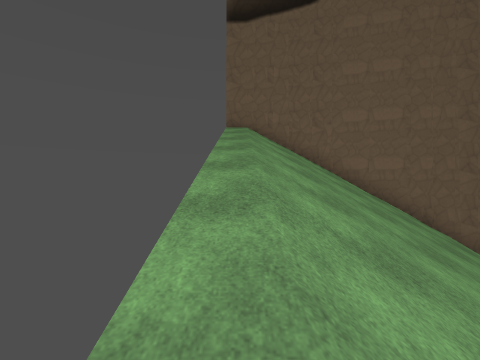
View 1 (above)

15 first-person views from a walk through a level from a Godot 3-D game. The camera is 1.5 m above the floor, looks level and sees 85° across. The floor is counted in squares, 1.8 m on a side. Each view is taken from the middle of a square. On the plan, view 1 faces up. The plan holds only what a view shows up to about 10 squares ahead; the rest is blank. The place goes on beyond the plan. Surface patterns are stand-ins for the level's own textures.

View 2
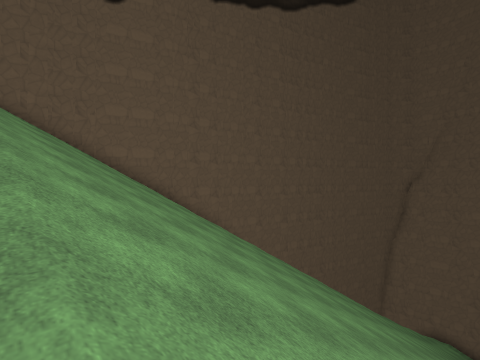

View 3
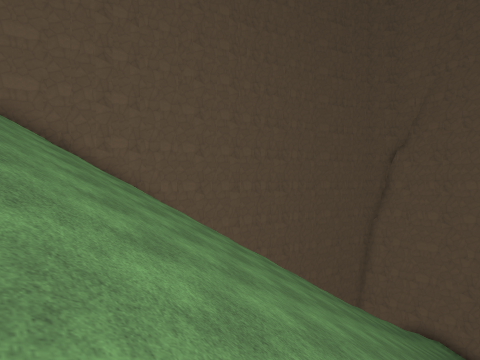

View 4
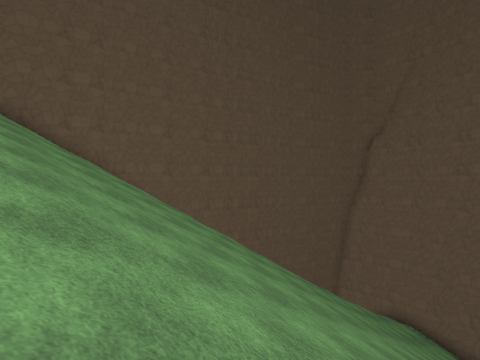

View 5
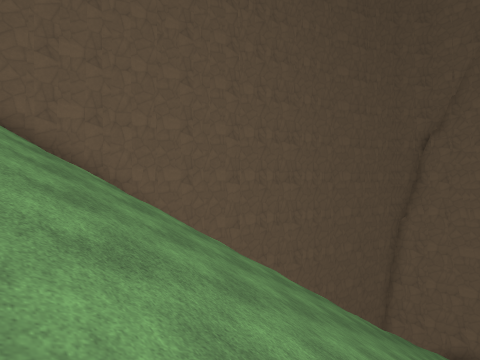

View 6
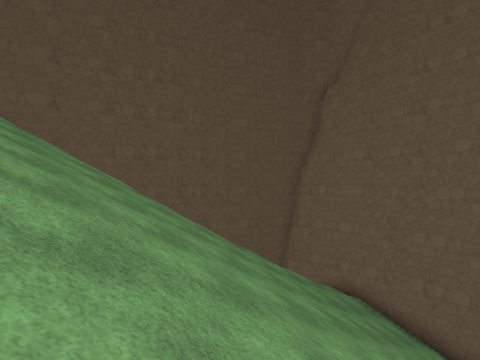

View 7
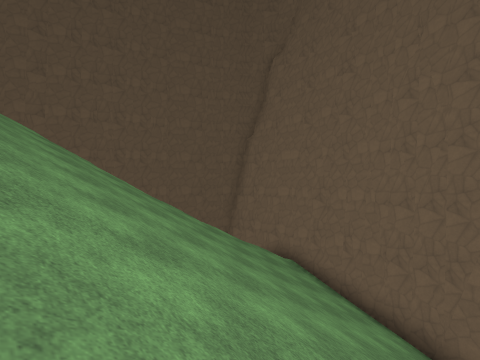

View 8
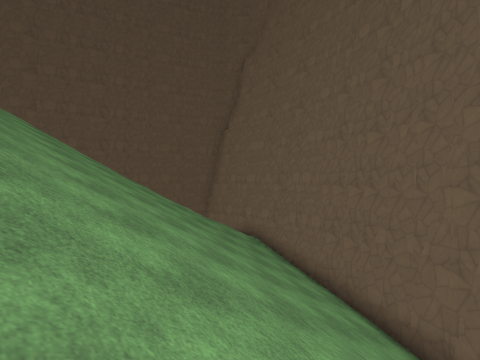

View 9
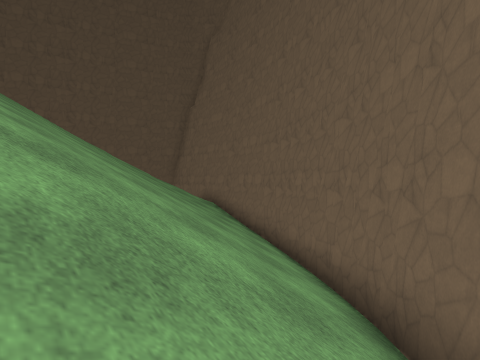

View 10
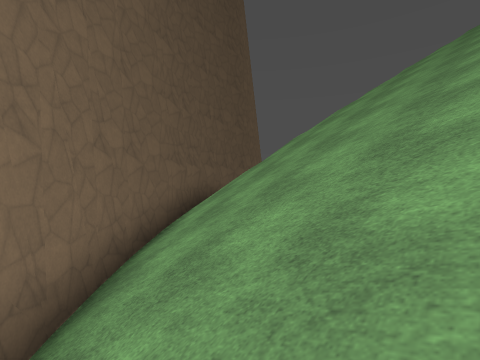

View 11
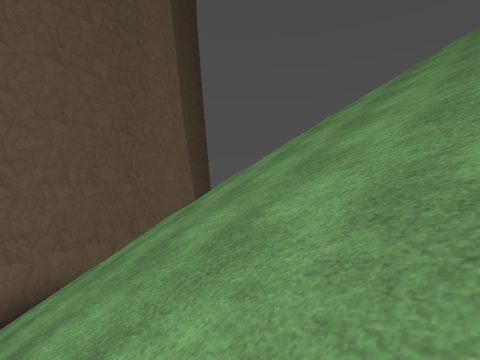

View 12
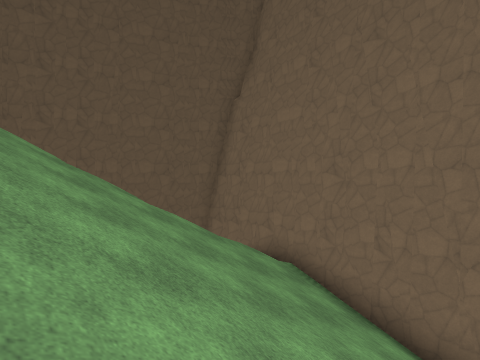

View 13
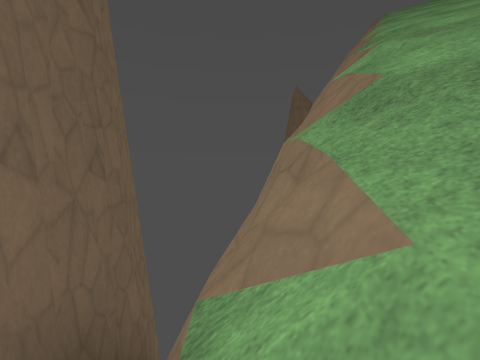

View 14
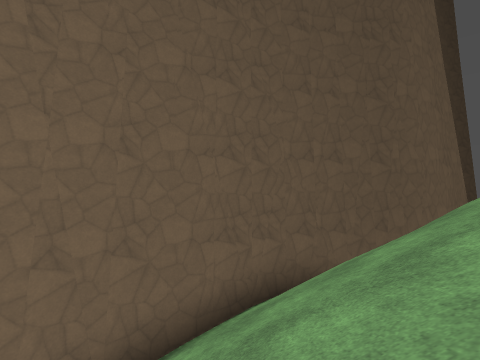

View 15
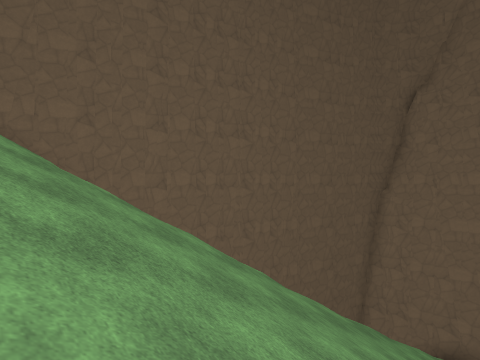

### Floor plan
Key: @ floor where view 1 was taken; # wall or solid block; . main floor; : floor 0.75 m higher than the main floor; - floor 0.75 m lower than the main floor; + floor 1.5 m higher than the main floor; * floor 2.5 m higher than the main floor; % floor 3.25 m higher than the main floor; & floor 4 m higher than the main floor; $ floor 4.75 m higher than the main floor; _ floor 9.5 m lower than the main floor; < floor 16.75 m lower than the main floor; / step, stairs or slope.
Columns run from 0 left of view 1 to 21 right of it. Each row starts with its distance up from view 1.
 10 #####
  9 $///####
  8 &//////####
  7 %////////  ###
  6 %//////////
  5 *////////////
  4 +//////////////
  3 +////////////////   #
  2 :////////////////// ##
  1 .////////////////////#
  0 @////////////////////#
 -1 .////////////////////#
 -2 -   ////////////////##
 -3    /////////////////#
 -4    /////////////////#
 -5      //////////////##
 -6       /////////////#
 -7       _///////////##
 -8          #///////##
 -9          ##/////##
-10           ##</###
-11           #####

Where each view was taken, in squares from view 1:
view 1: 0 up, 0 right, facing up
view 2: 2 down, 0 right, facing up-right
view 3: 2 down, 4 right, facing up-right
view 4: 3 down, 5 right, facing up-right
view 5: 0 up, 6 right, facing up-right
view 6: 4 down, 9 right, facing up-right
view 7: 6 down, 11 right, facing up-right
view 8: 8 down, 11 right, facing up-right
view 9: 10 down, 12 right, facing up-right
view 10: 4 down, 18 right, facing down-left
view 11: 3 down, 14 right, facing down-left
view 12: 4 down, 14 right, facing up-right
view 13: 10 down, 13 right, facing left
view 14: 5 down, 14 right, facing down
view 15: 0 up, 9 right, facing up-right
